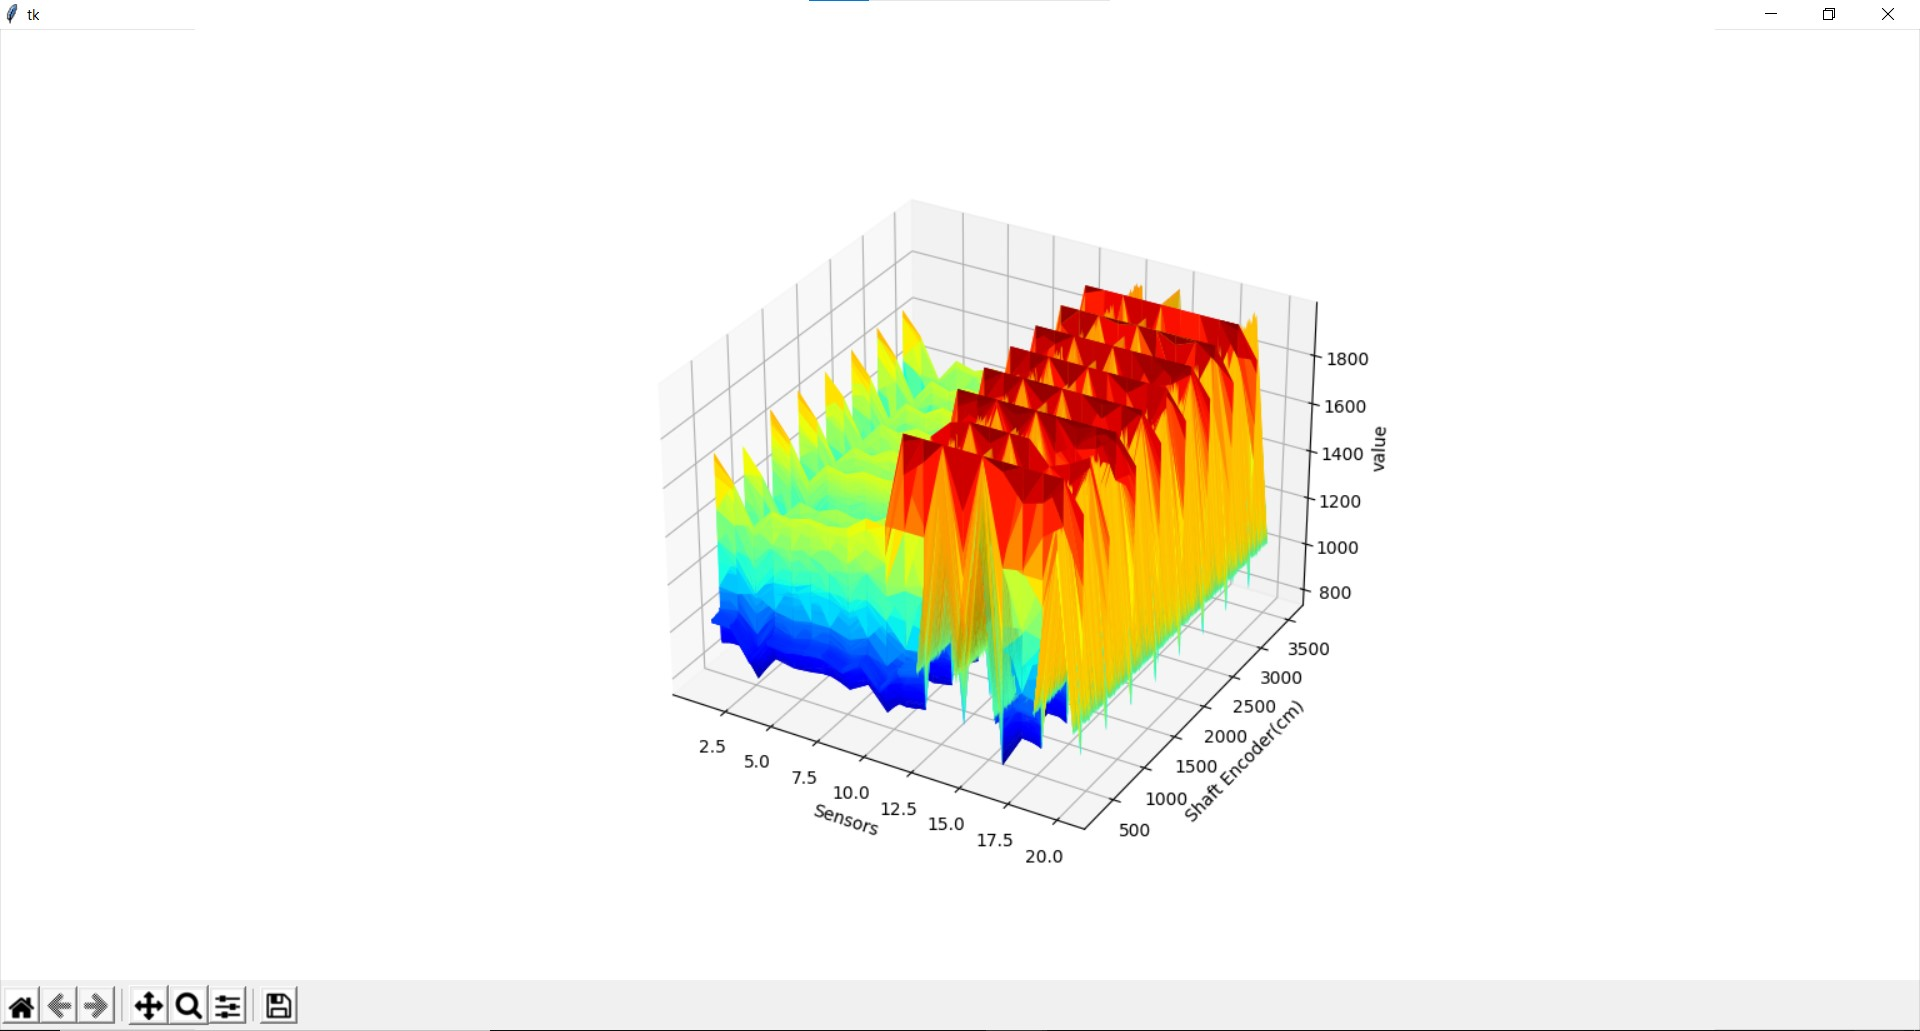

This figure's Python source:
from tkinter import *
import tkinter as tk
from tkinter import filedialog as fd
import pandas as pd
import matplotlib
matplotlib.use("TkAgg")
from matplotlib.backends.backend_tkagg import ( FigureCanvasTkAgg, NavigationToolbar2Tk)
from matplotlib.figure import Figure
from mpl_toolkits.mplot3d import Axes3D
import matplotlib.pyplot as plt

def get_file_name(file_entry):
    filename = fd.askopenfilename(title="Select file", filetypes=(("CSV Files", "*.csv"),))
    file_entry.delete(0, END)
    file_entry.insert(0, filename)

    import os
    base_name = os.path.basename(filename)
    Title = os.path.splitext(base_name)[0]
    print('FILE', Title)
    data = pd.read_csv(filename, encoding='utf-8', index_col=0).iloc[:, 2:22]
    df = data.unstack().reset_index()
    df.columns = ["X", "Y", "Z"]
    #df['X'] = pd.Categorical(df['X'])
    #df['X'] = df['X'].cat.codes
    df['X'] = pd.factorize(df['X'])[0] + 1

    tk_root = tk.Tk()

    figure = Figure(figsize=(12, 8))
    ax = figure.add_subplot(1, 1, 1, projection='3d')
    ax.plot_trisurf(df['X'], df['Y'], df['Z'], cmap=plt.cm.jet, linewidth=0.01, shade=True)
    ax.set_xlabel('Sensors')
    ax.set_ylabel('Shaft Encoder(cm)')
    ax.set_zlabel('value')
    canvas = FigureCanvasTkAgg(figure, tk_root)
    toolbar = NavigationToolbar2Tk(canvas, tk_root)
    toolbar.update()
    canvas.get_tk_widget().pack(side=tk.BOTTOM, fill=tk.BOTH, expand=True)
    canvas._tkcanvas.pack(side=tk.TOP, fill=tk.BOTH, expand=True)
    canvas.mpl_connect('button_press_event', ax._button_press)
    canvas.mpl_connect('button_release_event', ax._button_release)
    canvas.mpl_connect('motion_notify_event', ax._on_move)

def close(event=None):
    master.withdraw() # if you want to bring it back
    sys.exit() # if you want to exit the entire thing

master = Tk()
master.title("3d ploting by TKINTER")

entry_csv=Entry(master, text="", width=50)
entry_csv.grid(row=0, column=1, sticky=W, padx=5)

Label(master, text="Input CSV").grid(row=0, column=0 ,sticky=W)
Button(master, text="open&plot", width=10, command=lambda:get_file_name(entry_csv)).grid(row=0, column=2, sticky=W)

#Button(master, text="Plot", command=ploting, width=10).grid(row=3, column=1, sticky=E, padx=5)
Button(master, text="Cancel", command=close, width=10).grid(row=3, column=2, sticky=W)

#master.bind('<Return>', ploting)
master.bind('<Escape>', close)
mainloop()
